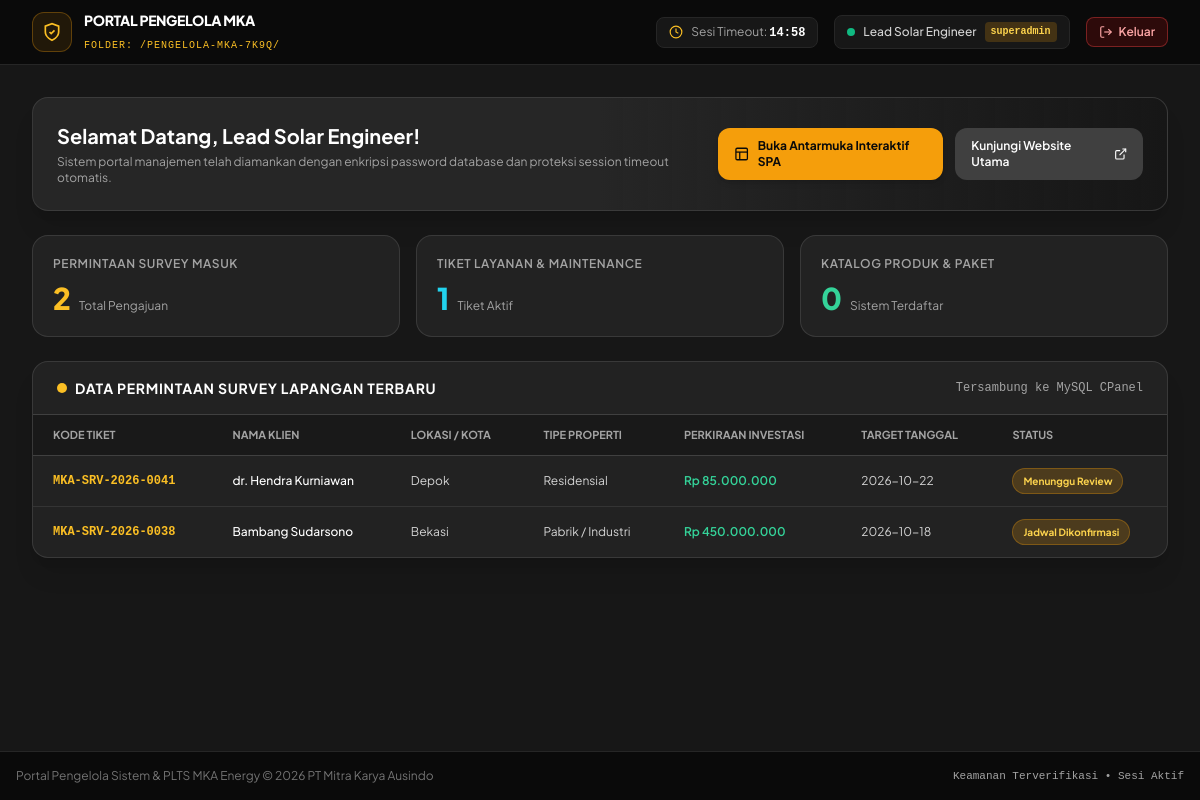
The app's page /pengelola-mka-7k9q/index.php (signed in) with its own data.
### tables this page shows
CREATE TABLE IF NOT EXISTS `survey_requests` (
  `id` INT AUTO_INCREMENT PRIMARY KEY,
  `ticket_code` VARCHAR(50) UNIQUE NOT NULL,
  `full_name` VARCHAR(150) NOT NULL,
  `phone_whatsapp` VARCHAR(50) NOT NULL,
  `email` VARCHAR(100) NOT NULL,
  `city` VARCHAR(100) NOT NULL,
  `address` TEXT NOT NULL,
  `property_type` VARCHAR(100) NOT NULL,
  `estimated_investment` DECIMAL(15,2) NOT NULL,
  `target_survey_date` DATE NOT NULL,
  `roof_type` VARCHAR(100) NULL,
  `notes` TEXT NULL,
  `status` ENUM('Menunggu Review', 'Jadwal Dikonfirmasi', 'Survey Selesai', 'Penawaran Dikirim') DEFAULT 'Menunggu Review',
  `created_at` TIMESTAMP DEFAULT CURRENT_TIMESTAMP
);

### pengelola-mka-7k9q/index.php (the view, shortened to what this page needs)
<?php
require_once __DIR__ . '/auth_check.php';
$total_surveys = 0;
$total_tickets = 0;
$total_products = 0;
$surveys = [];
try {
    $stmt1 = $pdo->query("SELECT COUNT(*) FROM survey_requests");
    $total_surveys = $stmt1->fetchColumn();
    $stmt2 = $pdo->query("SELECT COUNT(*) FROM service_tickets");
    $total_tickets = $stmt2->fetchColumn();
    $stmt3 = $pdo->query("SELECT COUNT(*) FROM products");
    $total_products = $stmt3->fetchColumn();
    $stmtSurveys = $pdo->query("SELECT * FROM survey_requests ORDER BY id DESC LIMIT 10");
    $surveys = $stmtSurveys->fetchAll();
} catch (PDOException $e) {
}
?>
<!DOCTYPE html>
<html lang="id">
<head>
  <script src="https://cdn.tailwindcss.com"></script>
</head>
<body class="bg-neutral-900 text-neutral-100 min-h-screen flex flex-col selection:bg-amber-500 selection:text-neutral-900">
  <header class="bg-neutral-950 border-b border-neutral-800 sticky top-0 z-30">
    <div class="max-w-7xl mx-auto px-4 sm:px-6 lg:px-8 h-16 flex items-center justify-between">
      <div class="flex items-center gap-3">
        <div class="w-10 h-10 rounded-xl bg-amber-500/10 border border-amber-500/30 text-amber-400 flex items-center justify-center">
          <svg xmlns="http://www.w3.org/2000/svg" class="w-5 h-5" viewBox="0 0 24 24" fill="none" stroke="currentColor" stroke-width="2">
            <path d="M12 22s8-4 8-10V5l-8-3-8 3v7c0 6 8 10 8 10z"></path>
            <path d="m9 12 2 2 4-4"></path>
          </svg>
        </div>
        <div>
          <span class="font-extrabold text-sm tracking-tight text-white block">PORTAL PENGELOLA MKA</span>
          <span class="text-[10px] text-amber-400 font-mono tracking-widest uppercase">Folder: /pengelola-mka-7k9q/</span>
        </div>
      </div>
      <div class="flex items-center gap-4 text-xs">
        <div class="hidden sm:flex items-center gap-2 bg-neutral-900 px-3 py-1.5 rounded-lg border border-neutral-800 text-neutral-400">
          <svg xmlns="http://www.w3.org/2000/svg" class="w-3.5 h-3.5 text-amber-400" viewBox="0 0 24 24" fill="none" stroke="currentColor" stroke-width="2">
            <circle cx="12" cy="12" r="10"></circle>
            <polyline points="12 6 12 12 16 14"></polyline>
          </svg>
          <span>Sesi Timeout: <strong id="timeoutCounter" class="text-white font-mono">15:00</strong></span>
        </div>
        <div class="flex items-center gap-2 bg-neutral-900 px-3 py-1.5 rounded-lg border border-neutral-800">
          <span class="w-2 h-2 rounded-full bg-emerald-500 animate-pulse"></span>
          <span class="text-neutral-300 font-medium"><?= htmlspecialchars($_SESSION['mka_admin_name'] ?? 'Admin MKA') ?></span>
          <span class="text-[10px] bg-amber-500/20 text-amber-300 px-1.5 py-0.5 rounded font-mono font-bold"><?= htmlspecialchars($_SESSION['mka_admin_role'] ?? 'superadmin') ?></span>
        </div>
        <a href="logout.php" class="inline-flex items-center gap-1.5 px-3 py-1.5 rounded-lg bg-red-950/60 hover:bg-red-900 border border-red-500/40 text-red-300 font-semibold transition-colors">
          <svg xmlns="http://www.w3.org/2000/svg" class="w-3.5 h-3.5" viewBox="0 0 24 24" fill="none" stroke="currentColor" stroke-width="2">
            <path d="M9 21H5a2 2 0 0 1-2-2V5a2 2 0 0 1 2-2h4"></path>
            <polyline points="16 17 21 12 16 7"></polyline>
            <line x1="21" y1="12" x2="9" y2="12"></line>
          </svg>
          <span>Keluar</span>
        </a>
      </div>
    </div>
  </header>
  <main class="flex-1 max-w-7xl w-full mx-auto px-4 sm:px-6 lg:px-8 py-8 space-y-6">
    <div class="bg-gradient-to-r from-neutral-800 via-neutral-800 to-neutral-850 p-6 rounded-2xl border border-neutral-700/80 shadow-xl flex flex-col md:flex-row md:items-center justify-between gap-4">
      <div>
        <h2 class="text-xl font-bold text-white flex items-center gap-2">
          Selamat Datang, <?= htmlspecialchars($_SESSION['mka_admin_name'] ?? 'Admin') ?>!
        </h2>
        <p class="text-xs text-neutral-400 mt-1">
          Sistem portal manajemen telah diamankan dengan enkripsi password database dan proteksi session timeout otomatis.
        </p>
      </div>
      <div class="flex items-center gap-3">
        <a href="../#admin" target="_blank" class="px-4 py-2.5 rounded-xl bg-amber-500 hover:bg-amber-400 text-neutral-950 font-bold text-xs inline-flex items-center gap-2 transition-all shadow-md">
          <svg xmlns="http://www.w3.org/2000/svg" class="w-4 h-4" viewBox="0 0 24 24" fill="none" stroke="currentColor" stroke-width="2">
            <rect width="18" height="18" x="3" y="3" rx="2"></rect>
            <path d="M3 9h18"></path>
            <path d="M9 21V9"></path>
          </svg>
          <span>Buka Antarmuka Interaktif SPA</span>
        </a>
        <a href="../" target="_blank" class="px-4 py-2.5 rounded-xl bg-neutral-700 hover:bg-neutral-600 text-white font-semibold text-xs inline-flex items-center gap-2 transition-all">
          <span>Kunjungi Website Utama</span>
          <svg xmlns="http://www.w3.org/2000/svg" class="w-3.5 h-3.5" viewBox="0 0 24 24" fill="none" stroke="currentColor" stroke-width="2">
            <path d="M18 13v6a2 2 0 0 1-2 2H5a2 2 0 0 1-2-2V8a2 2 0 0 1 2-2h6"></path>
            <polyline points="15 3 21 3 21 9"></polyline>
            <line x1="10" y1="14" x2="21" y2="3"></line>
          </svg>
        </a>
      </div>
    </div>
    <div class="grid grid-cols-1 sm:grid-cols-3 gap-4">
      <div class="bg-neutral-800/80 border border-neutral-700/80 p-5 rounded-2xl">
        <span class="text-xs font-semibold text-neutral-400 uppercase tracking-wider block">Permintaan Survey Masuk</span>
        <div class="mt-2 flex items-baseline gap-2">
          <span class="text-3xl font-extrabold text-amber-400"><?= intval($total_surveys) ?></span>
          <span class="text-xs text-neutral-400">Total Pengajuan</span>
        </div>
      </div>
      <div class="bg-neutral-800/80 border border-neutral-700/80 p-5 rounded-2xl">
        <span class="text-xs font-semibold text-neutral-400 uppercase tracking-wider block">Tiket Layanan & Maintenance</span>
        <div class="mt-2 flex items-baseline gap-2">
          <span class="text-3xl font-extrabold text-cyan-400"><?= intval($total_tickets) ?></span>
          <span class="text-xs text-neutral-400">Tiket Aktif</span>
        </div>
      </div>
      <div class="bg-neutral-800/80 border border-neutral-700/80 p-5 rounded-2xl">
        <span class="text-xs font-semibold text-neutral-400 uppercase tracking-wider block">Katalog Produk & Paket</span>
        <div class="mt-2 flex items-baseline gap-2">
          <span class="text-3xl font-extrabold text-emerald-400"><?= intval($total_products) ?></span>
          <span class="text-xs text-neutral-400">Sistem Terdaftar</span>
        </div>
      </div>
    </div>
    <div class="bg-neutral-800/80 border border-neutral-700/80 rounded-2xl overflow-hidden shadow-xl">
      <div class="px-6 py-4 border-b border-neutral-700 flex items-center justify-between">
        <h3 class="text-sm font-bold text-white uppercase tracking-wider flex items-center gap-2">
          <span class="w-2.5 h-2.5 rounded-full bg-amber-400"></span>
          Data Permintaan Survey Lapangan Terbaru
        </h3>
        <span class="text-xs text-neutral-400 font-mono">Tersambung ke MySQL CPanel</span>
      </div>
      <div class="overflow-x-auto">
        <table class="w-full text-left text-xs">
          <thead class="bg-neutral-900/80 text-neutral-400 uppercase text-[11px] font-semibold border-b border-neutral-700">
            <tr>
              <th class="px-5 py-3">Kode Tiket</th>
              <th class="px-5 py-3">Nama Klien</th>
              <th class="px-5 py-3">Lokasi / Kota</th>
              <th class="px-5 py-3">Tipe Properti</th>
              <th class="px-5 py-3">Perkiraan Investasi</th>
              <th class="px-5 py-3">Target Tanggal</th>
              <th class="px-5 py-3">Status</th>
            </tr>
          </thead>
          <tbody class="divide-y divide-neutral-700/60 text-neutral-300">
            <?php if (empty($surveys)): ?>
              <tr>
                <td colspan="7" class="px-5 py-8 text-center text-neutral-400">
                  Belum ada data survey yang tersimpan di database MySQL. Data baru yang diajukan oleh calon klien di website akan otomatis muncul di sini.
                </td>
              </tr>
            <?php else: ?>
              <?php foreach ($surveys as $srv): ?>
                <tr class="hover:bg-neutral-750/50 transition-colors">
                  <td class="px-5 py-3 font-mono font-bold text-amber-400"><?= htmlspecialchars($srv['ticket_code'] ?? '-') ?></td>
                  <td class="px-5 py-3 font-medium text-white"><?= htmlspecialchars($srv['full_name'] ?? '-') ?></td>
                  <td class="px-5 py-3"><?= htmlspecialchars($srv['city'] ?? '-') ?></td>
                  <td class="px-5 py-3"><?= htmlspecialchars($srv['property_type'] ?? '-') ?></td>
                  <td class="px-5 py-3 font-semibold text-emerald-400">Rp <?= number_format(floatval($srv['estimated_investment'] ?? 0), 0, ',', '.') ?></td>
                  <td class="px-5 py-3"><?= htmlspecialchars($srv['target_survey_date'] ?? '-') ?></td>
                  <td class="px-5 py-3">
                    <span class="inline-block px-2.5 py-1 rounded-full text-[10px] font-bold bg-amber-500/20 text-amber-300 border border-amber-500/30">
                      <?= htmlspecialchars($srv['status'] ?? 'Menunggu Review') ?>
                    </span>
                  </td>
                </tr>
              <?php endforeach; ?>
            <?php endif; ?>
          </tbody>
        </table>
      </div>
    </div>
  </main>
  <footer class="bg-neutral-950 border-t border-neutral-800 py-4 text-center text-xs text-neutral-500">
    <div class="max-w-7xl mx-auto px-4 flex flex-col sm:flex-row items-center justify-between gap-2">
      <span>Portal Pengelola Sistem & PLTS MKA Energy &copy; <?= date('Y') ?> PT Mitra Karya Ausindo</span>
      <span class="font-mono text-[11px] text-neutral-400">Keamanan Terverifikasi &bull; Sesi Aktif</span>
    </div>
  </footer>
</body>
</html>

### pengelola-mka-7k9q/index.php (style rules this page uses)
body { font-family: 'Plus Jakarta Sans', sans-serif; }

### records on screen
survey_requests: ticket_code "MKA-SRV-2026-0041", full_name "dr. Hendra Kurniawan", city "Depok", property_type "Residensial", estimated_investment "85.000.000", target_survey_date "2026-10-22", status "Menunggu Review"
survey_requests: ticket_code "MKA-SRV-2026-0038", full_name "Bambang Sudarsono", city "Bekasi", property_type "Pabrik / Industri", estimated_investment "450.000.000", target_survey_date "2026-10-18", status "Jadwal Dikonfirmasi"

### other values on screen
$_SESSION['mka_admin_name'] "Lead Solar Engineer"
$_SESSION['mka_admin_role'] "superadmin"
$total_surveys "2"
$total_tickets "1"
$total_products "0"
